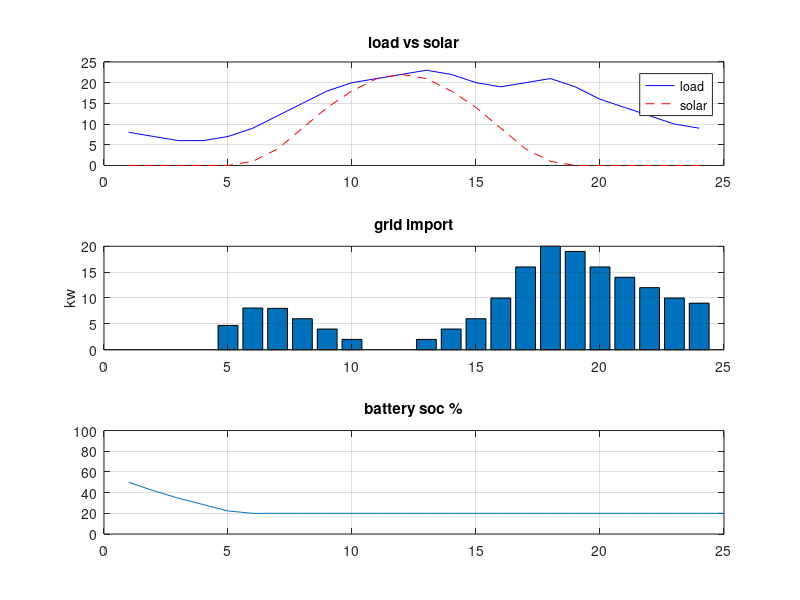

Recreate this plot in MATLAB.
% load and solar data for 24 hours
load_profile = [8 7 6 6 7 9 12 15 18 20 21 22 23 22 20 19 20 21 19 16 14 12 10 9];
pv_profile =   [0 0 0 0 0 1 4 9 14 18 21 22 21 18 14 9 4 1 0 0 0 0 0 0];

% battery settings
capacity = 100;  % kwh
P_max = 50;      % max power in or out
eta = 0.95;      % efficiency
SOC_min = 0.20;
SOC_max = 0.90;
SOC(1) = 0.50;   % start at 50%

% initialize
SOC = zeros(1,25);
SOC(1) = 0.50;
P_charge = zeros(1,24);
P_discharge = zeros(1,24);
P_grid = zeros(1,24);

for t = 1:24
    net = pv_profile(t) - load_profile(t);

    if net > 0
        % extra solar available, charge
        headroom = (SOC_max - SOC(t)) * capacity;
        P_charge(t) = min([net, P_max, headroom]);
    else
        % not enough solar, use battery
        available = (SOC(t) - SOC_min) * capacity;
        P_discharge(t) = min([-net, P_max, available]);
    end

    % whatever battery cant cover, grid supplies
    P_grid(t) = load_profile(t) - pv_profile(t) + P_charge(t) - P_discharge(t);
    SOC(t+1) = SOC(t) + (sqrt(eta)*P_charge(t) - P_discharge(t)/sqrt(eta)) / capacity;
end

% plots
figure;
subplot(3,1,1);
plot(1:24, load_profile, 'b', 1:24, pv_profile, 'r--');
legend('load','solar'); title('load vs solar'); grid on;

subplot(3,1,2);
bar(1:24, P_grid);
title('grid import'); ylabel('kw'); grid on;

subplot(3,1,3);
plot(1:25, SOC*100);
title('battery soc %'); ylim([0 100]); grid on;
